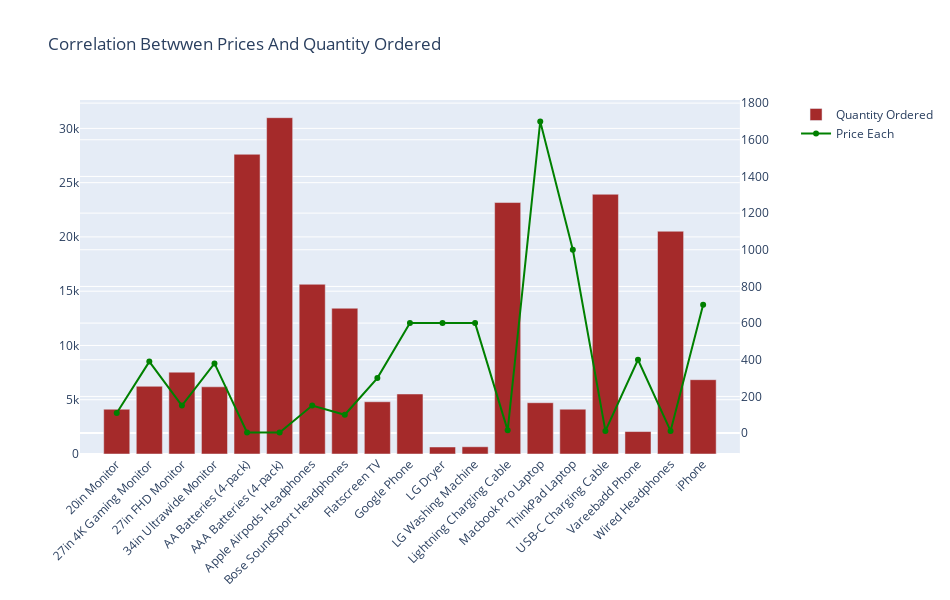

The notebook cell this image was saved under:
### Code cell
#Plotting 2
trace1 = go.Bar(
    x=df1['Product'],
    y=df1['Quantity Ordered'],
    name='Quantity Ordered',
    marker=dict(
        color='brown'
               )
)
trace2 = go.Scatter(
    x=df1['Product'],
    y=df1['Price Each'],
    name='Price Each',
    yaxis='y2',
    marker=dict(
        color='green'
               ),

)

fig = make_subplots(specs=[[{"secondary_y": True}]])
fig.add_trace(trace1)
fig.add_trace(trace2,secondary_y=True)
fig['layout'].update(height = 600, width = 950, title ='Correlation Betwwen Prices And Quantity Ordered',xaxis=dict(
      tickangle=-45
    ))
iplot(fig)

### Figure 1 — Plotly figure (JSON) as saved in the notebook; plotly's stock layout.template omitted (floating-point values rounded to 4 significant figures)
{"data": [{"marker": {"color": "brown"}, "name": "Quantity Ordered", "type": "bar", "x": ["20in Monitor", "27in 4K Gaming Monitor", "27in FHD Monitor", "34in Ultrawide Monitor", "AA Batteries (4-pack)", "AAA Batteries (4-pack)", "Apple Airpods Headphones", "Bose SoundSport Headphones", "Flatscreen TV", "Google Phone", "LG Dryer", "LG Washing Machine", "Lightning Charging Cable", "Macbook Pro Laptop", "ThinkPad Laptop", "USB-C Charging Cable", "Vareebadd Phone", "Wired Headphones", "iPhone"], "y": [4126, 6239, 7541, 6192, 27615, 30986, 15637, 13430, 4813, 5529, 646, 666, 23169, 4725, 4128, 23931, 2068, 20524, 6847]}, {"marker": {"color": "green"}, "name": "Price Each", "type": "scatter", "x": ["20in Monitor", "27in 4K Gaming Monitor", "27in FHD Monitor", "34in Ultrawide Monitor", "AA Batteries (4-pack)", "AAA Batteries (4-pack)", "Apple Airpods Headphones", "Bose SoundSport Headphones", "Flatscreen TV", "Google Phone", "LG Dryer", "LG Washing Machine", "Lightning Charging Cable", "Macbook Pro Laptop", "ThinkPad Laptop", "USB-C Charging Cable", "Vareebadd Phone", "Wired Headphones", "iPhone"], "xaxis": "x", "y": [110.0, 390.0, 150.0, 380.0, 3.84, 2.99, 150, 99.99, 300, 600, 600, 600, 14.95, 1700, 1000.0, 11.95, 400, 11.99, 700], "yaxis": "y2"}], "layout": {"height": 600, "title": {"text": "Correlation Betwwen Prices And Quantity Ordered"}, "width": 950, "xaxis": {"anchor": "y", "domain": [0, 0.94], "tickangle": -45}, "yaxis": {"anchor": "x", "domain": [0, 1]}, "yaxis2": {"anchor": "x", "overlaying": "y", "side": "right"}}}
